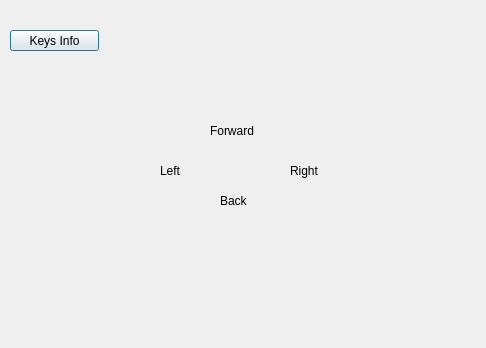
<?xml version="1.0" encoding="UTF-8"?>
<ui version="4.0">
 <class>Manual_Window</class>
 <widget class="QDialog" name="Manual_Window">
  <property name="geometry">
   <rect>
    <x>0</x>
    <y>0</y>
    <width>486</width>
    <height>348</height>
   </rect>
  </property>
  <property name="windowTitle">
   <string>Dialog</string>
  </property>
  <widget class="QLabel" name="label">
   <property name="geometry">
    <rect>
     <x>210</x>
     <y>110</y>
     <width>61</width>
     <height>41</height>
    </rect>
   </property>
   <property name="text">
    <string>Forward</string>
   </property>
  </widget>
  <widget class="QPushButton" name="info_button">
   <property name="geometry">
    <rect>
     <x>10</x>
     <y>30</y>
     <width>89</width>
     <height>21</height>
    </rect>
   </property>
   <property name="text">
    <string>Keys Info</string>
   </property>
  </widget>
  <widget class="QLabel" name="label_2">
   <property name="geometry">
    <rect>
     <x>160</x>
     <y>150</y>
     <width>41</width>
     <height>41</height>
    </rect>
   </property>
   <property name="text">
    <string>Left</string>
   </property>
  </widget>
  <widget class="QLabel" name="label_3">
   <property name="geometry">
    <rect>
     <x>290</x>
     <y>150</y>
     <width>61</width>
     <height>41</height>
    </rect>
   </property>
   <property name="text">
    <string>Right</string>
   </property>
  </widget>
  <widget class="QLabel" name="label_4">
   <property name="geometry">
    <rect>
     <x>220</x>
     <y>180</y>
     <width>51</width>
     <height>41</height>
    </rect>
   </property>
   <property name="text">
    <string>Back</string>
   </property>
  </widget>
 </widget>
 <resources/>
 <connections/>
</ui>
